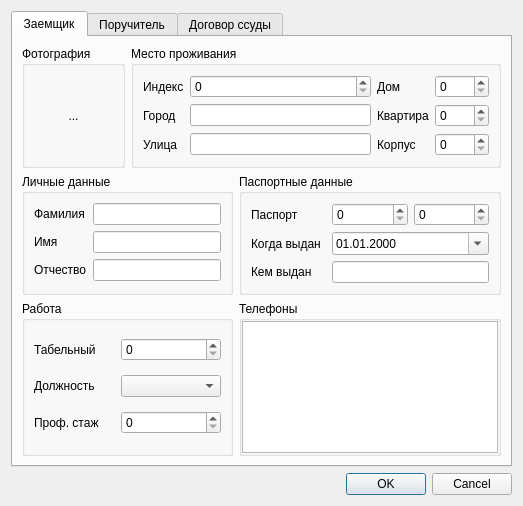
<?xml version="1.0" encoding="UTF-8"?>
<ui version="4.0">
 <class>DialogKvp</class>
 <widget class="QDialog" name="DialogKvp">
  <property name="geometry">
   <rect>
    <x>0</x>
    <y>0</y>
    <width>523</width>
    <height>506</height>
   </rect>
  </property>
  <property name="windowTitle">
   <string>Оформление члена КВП</string>
  </property>
  <layout class="QGridLayout" name="gridLayout">
   <item row="1" column="0">
    <widget class="QDialogButtonBox" name="buttonBox">
     <property name="orientation">
      <enum>Qt::Horizontal</enum>
     </property>
     <property name="standardButtons">
      <set>QDialogButtonBox::Cancel|QDialogButtonBox::Ok</set>
     </property>
    </widget>
   </item>
   <item row="0" column="0">
    <widget class="QTabWidget" name="tabWidget">
     <property name="currentIndex">
      <number>0</number>
     </property>
     <widget class="QWidget" name="tabMain">
      <attribute name="title">
       <string>Заемщик</string>
      </attribute>
      <layout class="QGridLayout" name="gridLayout_12">
       <item row="0" column="0">
        <widget class="QGroupBox" name="groupBoxFoto">
         <property name="title">
          <string>Фотография</string>
         </property>
         <layout class="QVBoxLayout" name="verticalLayout_5">
          <property name="spacing">
           <number>5</number>
          </property>
          <property name="margin">
           <number>5</number>
          </property>
          <item>
           <widget class="QToolButton" name="toolButtonFoto">
            <property name="sizePolicy">
             <sizepolicy hsizetype="Preferred" vsizetype="Preferred">
              <horstretch>0</horstretch>
              <verstretch>0</verstretch>
             </sizepolicy>
            </property>
            <property name="text">
             <string>...</string>
            </property>
            <property name="icon">
             <iconset resource="qrc.qrc">
              <normaloff>:/icon/icons/nofoto.png</normaloff>:/icon/icons/nofoto.png</iconset>
            </property>
            <property name="iconSize">
             <size>
              <width>77</width>
              <height>99</height>
             </size>
            </property>
            <property name="autoRaise">
             <bool>true</bool>
            </property>
           </widget>
          </item>
         </layout>
        </widget>
       </item>
       <item row="0" column="1" colspan="2">
        <widget class="QGroupBox" name="groupBoxAdress">
         <property name="title">
          <string>Место проживания</string>
         </property>
         <layout class="QGridLayout" name="gridLayout_10">
          <item row="0" column="0">
           <widget class="QLabel" name="labelPost">
            <property name="text">
             <string>Индекс</string>
            </property>
           </widget>
          </item>
          <item row="0" column="1">
           <widget class="QSpinBox" name="spinBoxPost">
            <property name="maximum">
             <number>999999</number>
            </property>
           </widget>
          </item>
          <item row="0" column="2">
           <widget class="QLabel" name="labelHouse">
            <property name="text">
             <string>Дом</string>
            </property>
           </widget>
          </item>
          <item row="0" column="3">
           <widget class="QSpinBox" name="spinBoxHouse">
            <property name="maximum">
             <number>9999</number>
            </property>
           </widget>
          </item>
          <item row="1" column="0">
           <widget class="QLabel" name="labelCity">
            <property name="text">
             <string>Город</string>
            </property>
           </widget>
          </item>
          <item row="1" column="1">
           <widget class="QLineEdit" name="lineEditCity"/>
          </item>
          <item row="1" column="2">
           <widget class="QLabel" name="labelCase">
            <property name="text">
             <string>Квартира</string>
            </property>
           </widget>
          </item>
          <item row="1" column="3">
           <widget class="QSpinBox" name="spinBoxCase">
            <property name="maximum">
             <number>9999</number>
            </property>
           </widget>
          </item>
          <item row="2" column="0">
           <widget class="QLabel" name="labelStreet">
            <property name="text">
             <string>Улица</string>
            </property>
           </widget>
          </item>
          <item row="2" column="1">
           <widget class="QLineEdit" name="lineEditStreet"/>
          </item>
          <item row="2" column="2">
           <widget class="QLabel" name="labelFlat">
            <property name="text">
             <string>Корпус</string>
            </property>
           </widget>
          </item>
          <item row="2" column="3">
           <widget class="QSpinBox" name="spinBoxFlat">
            <property name="maximum">
             <number>999</number>
            </property>
           </widget>
          </item>
         </layout>
        </widget>
       </item>
       <item row="1" column="0" colspan="2">
        <widget class="QGroupBox" name="groupBoxSotr">
         <property name="title">
          <string>Личные данные</string>
         </property>
         <layout class="QGridLayout" name="gridLayout_9">
          <item row="0" column="0">
           <widget class="QLabel" name="labelLastName">
            <property name="text">
             <string>Фамилия</string>
            </property>
           </widget>
          </item>
          <item row="0" column="1">
           <widget class="QLineEdit" name="lineEditLastName"/>
          </item>
          <item row="1" column="0">
           <widget class="QLabel" name="labelFirstName">
            <property name="text">
             <string>Имя</string>
            </property>
           </widget>
          </item>
          <item row="1" column="1">
           <widget class="QLineEdit" name="lineEditFirstName"/>
          </item>
          <item row="2" column="0">
           <widget class="QLabel" name="labelMidName">
            <property name="text">
             <string>Отчество</string>
            </property>
           </widget>
          </item>
          <item row="2" column="1">
           <widget class="QLineEdit" name="lineEditMidName"/>
          </item>
         </layout>
        </widget>
       </item>
       <item row="1" column="2">
        <widget class="QGroupBox" name="groupBoxPasport">
         <property name="title">
          <string>Паспортные данные</string>
         </property>
         <layout class="QGridLayout" name="gridLayout_5">
          <item row="1" column="1" colspan="2">
           <widget class="QDateEdit" name="dateEditPaspDate">
            <property name="displayFormat">
             <string>dd.MM.yyyy</string>
            </property>
            <property name="calendarPopup">
             <bool>true</bool>
            </property>
           </widget>
          </item>
          <item row="0" column="0">
           <widget class="QLabel" name="labelPasport">
            <property name="text">
             <string>Паспорт</string>
            </property>
           </widget>
          </item>
          <item row="2" column="1" colspan="2">
           <widget class="QLineEdit" name="lineEditPaspPlace"/>
          </item>
          <item row="2" column="0">
           <widget class="QLabel" name="labelPaspPlace">
            <property name="text">
             <string>Кем выдан</string>
            </property>
           </widget>
          </item>
          <item row="1" column="0">
           <widget class="QLabel" name="labelPaspDate">
            <property name="text">
             <string>Когда выдан</string>
            </property>
           </widget>
          </item>
          <item row="0" column="1">
           <widget class="QSpinBox" name="spinBoxPaspSer">
            <property name="maximum">
             <number>9999</number>
            </property>
           </widget>
          </item>
          <item row="0" column="2">
           <widget class="QSpinBox" name="spinBoxPaspNum">
            <property name="maximum">
             <number>99999999</number>
            </property>
           </widget>
          </item>
         </layout>
        </widget>
       </item>
       <item row="2" column="0" colspan="2">
        <widget class="QGroupBox" name="groupBoxRabota">
         <property name="title">
          <string>Работа</string>
         </property>
         <layout class="QGridLayout" name="gridLayout_11">
          <item row="0" column="0">
           <widget class="QLabel" name="labelTabNum">
            <property name="text">
             <string>Табельный</string>
            </property>
           </widget>
          </item>
          <item row="0" column="1">
           <widget class="QSpinBox" name="spinBoxTabNum">
            <property name="minimumSize">
             <size>
              <width>100</width>
              <height>0</height>
             </size>
            </property>
            <property name="maximum">
             <number>99999999</number>
            </property>
           </widget>
          </item>
          <item row="1" column="0">
           <widget class="QLabel" name="labelDolg">
            <property name="text">
             <string>Должность</string>
            </property>
           </widget>
          </item>
          <item row="1" column="1">
           <widget class="QComboBox" name="comboBoxDolgn"/>
          </item>
          <item row="2" column="0">
           <widget class="QLabel" name="labelStage">
            <property name="text">
             <string>Проф. стаж</string>
            </property>
           </widget>
          </item>
          <item row="2" column="1">
           <widget class="QSpinBox" name="spinBoxStage"/>
          </item>
         </layout>
        </widget>
       </item>
       <item row="3" column="0" colspan="3">
        <spacer name="verticalSpacer">
         <property name="orientation">
          <enum>Qt::Vertical</enum>
         </property>
         <property name="sizeHint" stdset="0">
          <size>
           <width>95</width>
           <height>1</height>
          </size>
         </property>
        </spacer>
       </item>
       <item row="2" column="2">
        <widget class="QGroupBox" name="groupBox_2">
         <property name="title">
          <string>Телефоны</string>
         </property>
         <layout class="QVBoxLayout" name="verticalLayout">
          <property name="spacing">
           <number>0</number>
          </property>
          <property name="margin">
           <number>0</number>
          </property>
          <item>
           <widget class="TableSqlWidget" name="tableViewTel">
            <property name="sizePolicy">
             <sizepolicy hsizetype="Preferred" vsizetype="Preferred">
              <horstretch>0</horstretch>
              <verstretch>0</verstretch>
             </sizepolicy>
            </property>
           </widget>
          </item>
         </layout>
        </widget>
       </item>
      </layout>
     </widget>
     <widget class="QWidget" name="tabPoruch">
      <attribute name="title">
       <string>Поручитель</string>
      </attribute>
      <layout class="QGridLayout" name="gridLayout_2">
       <item row="0" column="0">
        <widget class="QGroupBox" name="groupBoxSotrP">
         <property name="title">
          <string>Личные данные</string>
         </property>
         <layout class="QGridLayout" name="gridLayout_14">
          <item row="0" column="0">
           <widget class="QLabel" name="labelLastNameP">
            <property name="text">
             <string>Фамилия</string>
            </property>
           </widget>
          </item>
          <item row="0" column="1">
           <widget class="QLineEdit" name="lineEditLastNameP"/>
          </item>
          <item row="1" column="0">
           <widget class="QLabel" name="labelFirstNameP">
            <property name="text">
             <string>Имя</string>
            </property>
           </widget>
          </item>
          <item row="1" column="1">
           <widget class="QLineEdit" name="lineEditFirstNameP"/>
          </item>
          <item row="2" column="0">
           <widget class="QLabel" name="labelMidNameP">
            <property name="text">
             <string>Отчество</string>
            </property>
           </widget>
          </item>
          <item row="2" column="1">
           <widget class="QLineEdit" name="lineEditMidNameP"/>
          </item>
         </layout>
        </widget>
       </item>
       <item row="1" column="2">
        <widget class="QGroupBox" name="groupBoxP">
         <property name="title">
          <string>Телефоны</string>
         </property>
         <layout class="QVBoxLayout" name="verticalLayout_2">
          <property name="spacing">
           <number>0</number>
          </property>
          <property name="margin">
           <number>0</number>
          </property>
          <item>
           <widget class="TableSqlWidget" name="tableViewTelP">
            <property name="sizePolicy">
             <sizepolicy hsizetype="Ignored" vsizetype="Ignored">
              <horstretch>0</horstretch>
              <verstretch>0</verstretch>
             </sizepolicy>
            </property>
           </widget>
          </item>
         </layout>
        </widget>
       </item>
       <item row="2" column="0">
        <widget class="QGroupBox" name="groupBoxRabotaP">
         <property name="title">
          <string>Работа</string>
         </property>
         <layout class="QGridLayout" name="gridLayout_3">
          <item row="0" column="0">
           <widget class="QLabel" name="labelDolgnP">
            <property name="text">
             <string>Должность</string>
            </property>
           </widget>
          </item>
          <item row="1" column="0">
           <widget class="QLabel" name="label">
            <property name="text">
             <string>Место
работы</string>
            </property>
           </widget>
          </item>
          <item row="0" column="1">
           <widget class="QLineEdit" name="lineEditDolgmP"/>
          </item>
          <item row="1" column="1">
           <widget class="QLineEdit" name="lineEditRabotaP"/>
          </item>
         </layout>
        </widget>
       </item>
       <item row="3" column="0" colspan="3">
        <spacer name="verticalSpacer_2">
         <property name="orientation">
          <enum>Qt::Vertical</enum>
         </property>
         <property name="sizeType">
          <enum>QSizePolicy::Expanding</enum>
         </property>
         <property name="sizeHint" stdset="0">
          <size>
           <width>20</width>
           <height>40</height>
          </size>
         </property>
        </spacer>
       </item>
       <item row="2" column="1" colspan="2">
        <widget class="QGroupBox" name="groupBoxDogovorP">
         <property name="title">
          <string>Договор поручительства</string>
         </property>
         <layout class="QGridLayout" name="gridLayout_4">
          <item row="0" column="0">
           <widget class="QLabel" name="labelDogNumP">
            <property name="text">
             <string>Номер договора</string>
            </property>
           </widget>
          </item>
          <item row="2" column="0">
           <widget class="QLabel" name="labelDogDateP">
            <property name="text">
             <string>Дата договора</string>
            </property>
           </widget>
          </item>
          <item row="0" column="1">
           <widget class="QLineEdit" name="lineEditDogNumP"/>
          </item>
          <item row="2" column="1">
           <widget class="QDateEdit" name="dateEditDogDateP">
            <property name="displayFormat">
             <string>dd.MM.yyyy</string>
            </property>
            <property name="calendarPopup">
             <bool>true</bool>
            </property>
           </widget>
          </item>
         </layout>
        </widget>
       </item>
       <item row="0" column="2">
        <widget class="QGroupBox" name="groupBoxPasportP">
         <property name="title">
          <string>Паспортные данные</string>
         </property>
         <layout class="QGridLayout" name="gridLayout_6">
          <item row="0" column="0">
           <widget class="QLabel" name="labelPasportP">
            <property name="text">
             <string>Паспорт</string>
            </property>
           </widget>
          </item>
          <item row="2" column="0">
           <widget class="QLabel" name="labelPaspPlaceP">
            <property name="text">
             <string>Кем выдан</string>
            </property>
           </widget>
          </item>
          <item row="1" column="0">
           <widget class="QLabel" name="labelPaspDateP">
            <property name="text">
             <string>Когда выдан</string>
            </property>
           </widget>
          </item>
          <item row="0" column="1">
           <widget class="QSpinBox" name="spinBoxPaspSerP">
            <property name="sizePolicy">
             <sizepolicy hsizetype="Preferred" vsizetype="Fixed">
              <horstretch>0</horstretch>
              <verstretch>0</verstretch>
             </sizepolicy>
            </property>
            <property name="maximum">
             <number>9999</number>
            </property>
           </widget>
          </item>
          <item row="2" column="1" colspan="2">
           <widget class="QLineEdit" name="lineEditPaspPlaceP">
            <property name="sizePolicy">
             <sizepolicy hsizetype="Preferred" vsizetype="Fixed">
              <horstretch>0</horstretch>
              <verstretch>0</verstretch>
             </sizepolicy>
            </property>
           </widget>
          </item>
          <item row="1" column="1" colspan="2">
           <widget class="QDateEdit" name="dateEditPaspDateP">
            <property name="sizePolicy">
             <sizepolicy hsizetype="Preferred" vsizetype="Fixed">
              <horstretch>0</horstretch>
              <verstretch>0</verstretch>
             </sizepolicy>
            </property>
            <property name="displayFormat">
             <string>dd.MM.yyyy</string>
            </property>
            <property name="calendarPopup">
             <bool>true</bool>
            </property>
           </widget>
          </item>
          <item row="0" column="2">
           <widget class="QSpinBox" name="spinBoxPaspNumP">
            <property name="sizePolicy">
             <sizepolicy hsizetype="Preferred" vsizetype="Fixed">
              <horstretch>0</horstretch>
              <verstretch>0</verstretch>
             </sizepolicy>
            </property>
            <property name="maximum">
             <number>99999999</number>
            </property>
           </widget>
          </item>
         </layout>
        </widget>
       </item>
       <item row="1" column="0" colspan="2">
        <widget class="QGroupBox" name="groupBoxAdressP">
         <property name="title">
          <string>Место проживания</string>
         </property>
         <layout class="QGridLayout" name="gridLayout_13">
          <item row="0" column="0">
           <widget class="QLabel" name="labelPostP">
            <property name="text">
             <string>Индекс</string>
            </property>
           </widget>
          </item>
          <item row="0" column="1" colspan="3">
           <widget class="QSpinBox" name="spinBoxPostP">
            <property name="maximum">
             <number>999999</number>
            </property>
           </widget>
          </item>
          <item row="1" column="0">
           <widget class="QLabel" name="labelCityP">
            <property name="text">
             <string>Город</string>
            </property>
           </widget>
          </item>
          <item row="1" column="1" colspan="3">
           <widget class="QLineEdit" name="lineEditCityP"/>
          </item>
          <item row="2" column="0">
           <widget class="QLabel" name="labelStreetP">
            <property name="text">
             <string>Улица</string>
            </property>
           </widget>
          </item>
          <item row="2" column="1" colspan="3">
           <widget class="QLineEdit" name="lineEditStreetP"/>
          </item>
          <item row="3" column="0">
           <widget class="QLabel" name="labelHouseP">
            <property name="text">
             <string>Дом</string>
            </property>
           </widget>
          </item>
          <item row="3" column="1">
           <widget class="QSpinBox" name="spinBoxHouseP">
            <property name="maximum">
             <number>9999</number>
            </property>
           </widget>
          </item>
          <item row="3" column="2">
           <widget class="QLabel" name="labelFlatP">
            <property name="text">
             <string>Корп.</string>
            </property>
           </widget>
          </item>
          <item row="3" column="3">
           <widget class="QSpinBox" name="spinBoxFlatP">
            <property name="maximum">
             <number>999</number>
            </property>
           </widget>
          </item>
          <item row="4" column="1" colspan="3">
           <widget class="QSpinBox" name="spinBoxCaseP">
            <property name="maximum">
             <number>9999</number>
            </property>
           </widget>
          </item>
          <item row="4" column="0">
           <widget class="QLabel" name="labelCaseP">
            <property name="text">
             <string>Квартира</string>
            </property>
           </widget>
          </item>
         </layout>
        </widget>
       </item>
      </layout>
     </widget>
     <widget class="QWidget" name="tabDogSsoud">
      <attribute name="title">
       <string>Договор ссуды</string>
      </attribute>
      <layout class="QGridLayout" name="gridLayout_16">
       <item row="0" column="0" rowspan="2">
        <widget class="QGroupBox" name="groupBoxDogS">
         <property name="title">
          <string>Договор</string>
         </property>
         <layout class="QGridLayout" name="gridLayout_7">
          <item row="0" column="0">
           <widget class="QLabel" name="labelDocDate">
            <property name="text">
             <string>Дата заключения</string>
            </property>
           </widget>
          </item>
          <item row="0" column="1">
           <widget class="QDateEdit" name="dateEditDocDate">
            <property name="displayFormat">
             <string>dd.MM.yyyy</string>
            </property>
            <property name="calendarPopup">
             <bool>true</bool>
            </property>
           </widget>
          </item>
          <item row="1" column="0">
           <widget class="QLabel" name="labelBank">
            <property name="text">
             <string>Наименование банка</string>
            </property>
           </widget>
          </item>
          <item row="1" column="1">
           <widget class="QLineEdit" name="lineEditBank"/>
          </item>
          <item row="2" column="0">
           <widget class="QLabel" name="labelDogNumS">
            <property name="text">
             <string>Номер договора</string>
            </property>
           </widget>
          </item>
          <item row="2" column="1">
           <widget class="QLineEdit" name="lineEditDogNumS"/>
          </item>
          <item row="3" column="0">
           <widget class="QLabel" name="labelDogDateS">
            <property name="text">
             <string>Дата договора</string>
            </property>
           </widget>
          </item>
          <item row="3" column="1">
           <widget class="QDateEdit" name="dateEditDugDateS">
            <property name="displayFormat">
             <string>dd.MM.yyyy</string>
            </property>
            <property name="calendarPopup">
             <bool>true</bool>
            </property>
           </widget>
          </item>
         </layout>
        </widget>
       </item>
       <item row="0" column="1">
        <widget class="QGroupBox" name="groupBox_3">
         <property name="title">
          <string>Протокол</string>
         </property>
         <layout class="QGridLayout" name="gridLayout_8">
          <item row="0" column="0">
           <widget class="QLabel" name="labelProtokolNum">
            <property name="text">
             <string>Номер протокола</string>
            </property>
           </widget>
          </item>
          <item row="0" column="1">
           <widget class="QLineEdit" name="lineEditProtokolNum"/>
          </item>
          <item row="1" column="0">
           <widget class="QLabel" name="labelProtokolDate">
            <property name="text">
             <string>Дата протокола</string>
            </property>
           </widget>
          </item>
          <item row="1" column="1">
           <widget class="QDateEdit" name="dateEditProtokolDate">
            <property name="displayFormat">
             <string>dd.MM.yyyy</string>
            </property>
            <property name="calendarPopup">
             <bool>true</bool>
            </property>
           </widget>
          </item>
         </layout>
        </widget>
       </item>
       <item row="2" column="0" colspan="2">
        <widget class="QGroupBox" name="groupBoxSsoud">
         <property name="title">
          <string>Ссуда</string>
         </property>
         <layout class="QGridLayout" name="gridLayout_15">
          <item row="0" column="0" colspan="2">
           <widget class="QLabel" name="labelNazS">
            <property name="text">
             <string>Целевое использование ссуды</string>
            </property>
           </widget>
          </item>
          <item row="0" column="2">
           <widget class="QLineEdit" name="lineEditNazS"/>
          </item>
          <item row="1" column="0">
           <widget class="QLabel" name="labelSummaS">
            <property name="text">
             <string>Сумма ссуды</string>
            </property>
           </widget>
          </item>
          <item row="1" column="1">
           <widget class="QSpinBox" name="spinBoxSummaS">
            <property name="maximum">
             <number>99999999</number>
            </property>
           </widget>
          </item>
          <item row="1" column="2">
           <widget class="QLineEdit" name="lineEditSummaS"/>
          </item>
          <item row="2" column="0">
           <widget class="QLabel" name="labelSrokS">
            <property name="text">
             <string>Срок погашения</string>
            </property>
           </widget>
          </item>
          <item row="2" column="1">
           <widget class="QSpinBox" name="spinBoxSrokS">
            <property name="maximum">
             <number>9999</number>
            </property>
           </widget>
          </item>
          <item row="2" column="2">
           <widget class="QLineEdit" name="lineEditSrokS"/>
          </item>
          <item row="3" column="0" colspan="2">
           <widget class="QLabel" name="labelMonthS">
            <property name="text">
             <string>Месяц начало погашения</string>
            </property>
           </widget>
          </item>
          <item row="3" column="2">
           <widget class="QDateEdit" name="dateEditMonthS">
            <property name="displayFormat">
             <string>MMMM</string>
            </property>
            <property name="calendarPopup">
             <bool>true</bool>
            </property>
           </widget>
          </item>
          <item row="4" column="0" colspan="2">
           <widget class="QLabel" name="labelOtkazS">
            <property name="text">
             <string>Причина отказа в ссуде</string>
            </property>
           </widget>
          </item>
          <item row="4" column="2">
           <widget class="QLineEdit" name="lineEditOtkazS"/>
          </item>
         </layout>
        </widget>
       </item>
       <item row="3" column="0" colspan="2">
        <spacer name="verticalSpacerSsoud">
         <property name="orientation">
          <enum>Qt::Vertical</enum>
         </property>
         <property name="sizeHint" stdset="0">
          <size>
           <width>20</width>
           <height>40</height>
          </size>
         </property>
        </spacer>
       </item>
       <item row="1" column="1">
        <widget class="QGroupBox" name="groupBox">
         <property name="title">
          <string>Счет</string>
         </property>
         <layout class="QGridLayout" name="gridLayout_17">
          <item row="0" column="0">
           <widget class="QLabel" name="labelSchetNum">
            <property name="text">
             <string>Номер счета</string>
            </property>
           </widget>
          </item>
          <item row="0" column="1">
           <widget class="QLineEdit" name="lineEditSchetNum"/>
          </item>
         </layout>
        </widget>
       </item>
      </layout>
     </widget>
    </widget>
   </item>
  </layout>
 </widget>
 <customwidgets>
  <customwidget>
   <class>TableSqlWidget</class>
   <extends>QTableView</extends>
   <header>tablesqlwidget.h</header>
  </customwidget>
 </customwidgets>
 <tabstops>
  <tabstop>tabWidget</tabstop>
  <tabstop>toolButtonFoto</tabstop>
  <tabstop>lineEditLastName</tabstop>
  <tabstop>lineEditFirstName</tabstop>
  <tabstop>lineEditMidName</tabstop>
  <tabstop>spinBoxPost</tabstop>
  <tabstop>lineEditCity</tabstop>
  <tabstop>lineEditStreet</tabstop>
  <tabstop>spinBoxHouse</tabstop>
  <tabstop>spinBoxCase</tabstop>
  <tabstop>spinBoxFlat</tabstop>
  <tabstop>spinBoxPaspSer</tabstop>
  <tabstop>spinBoxPaspNum</tabstop>
  <tabstop>dateEditPaspDate</tabstop>
  <tabstop>lineEditPaspPlace</tabstop>
  <tabstop>spinBoxTabNum</tabstop>
  <tabstop>comboBoxDolgn</tabstop>
  <tabstop>spinBoxStage</tabstop>
  <tabstop>tableViewTel</tabstop>
  <tabstop>lineEditLastNameP</tabstop>
  <tabstop>lineEditFirstNameP</tabstop>
  <tabstop>lineEditMidNameP</tabstop>
  <tabstop>spinBoxPaspSerP</tabstop>
  <tabstop>spinBoxPaspNumP</tabstop>
  <tabstop>dateEditPaspDateP</tabstop>
  <tabstop>lineEditPaspPlaceP</tabstop>
  <tabstop>spinBoxPostP</tabstop>
  <tabstop>lineEditCityP</tabstop>
  <tabstop>lineEditStreetP</tabstop>
  <tabstop>spinBoxHouseP</tabstop>
  <tabstop>spinBoxFlatP</tabstop>
  <tabstop>spinBoxCaseP</tabstop>
  <tabstop>lineEditDolgmP</tabstop>
  <tabstop>lineEditRabotaP</tabstop>
  <tabstop>tableViewTelP</tabstop>
  <tabstop>lineEditDogNumP</tabstop>
  <tabstop>dateEditDogDateP</tabstop>
  <tabstop>dateEditDocDate</tabstop>
  <tabstop>lineEditBank</tabstop>
  <tabstop>lineEditDogNumS</tabstop>
  <tabstop>dateEditDugDateS</tabstop>
  <tabstop>lineEditProtokolNum</tabstop>
  <tabstop>dateEditProtokolDate</tabstop>
  <tabstop>lineEditSchetNum</tabstop>
  <tabstop>lineEditNazS</tabstop>
  <tabstop>spinBoxSummaS</tabstop>
  <tabstop>lineEditSummaS</tabstop>
  <tabstop>spinBoxSrokS</tabstop>
  <tabstop>lineEditSrokS</tabstop>
  <tabstop>dateEditMonthS</tabstop>
  <tabstop>lineEditOtkazS</tabstop>
  <tabstop>buttonBox</tabstop>
 </tabstops>
 <resources>
  <include location="qrc.qrc"/>
 </resources>
 <connections>
  <connection>
   <sender>buttonBox</sender>
   <signal>rejected()</signal>
   <receiver>DialogKvp</receiver>
   <slot>reject()</slot>
   <hints>
    <hint type="sourcelabel">
     <x>274</x>
     <y>421</y>
    </hint>
    <hint type="destinationlabel">
     <x>274</x>
     <y>223</y>
    </hint>
   </hints>
  </connection>
 </connections>
</ui>
